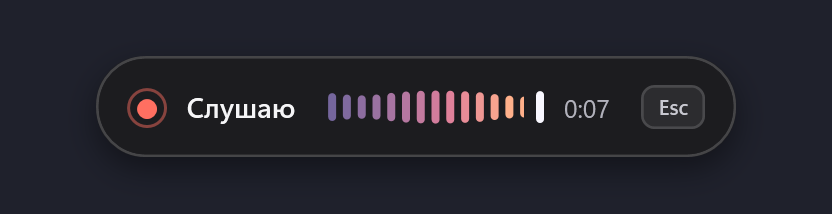
#> input picture docs/assets/product/listening.png, 832 x 214 px
$ python render-github-assets.py
#> lines starting #> are read from the running program, lines starting #| are printed output that depends on the picture; after the words box and inside, x2 and y2 are one past the last pixel; in counts of white or black regions, pixels touching at a corner belong together
"""Render docs/assets/voice-input-product.png from real UI preview captures."""
from __future__ import annotations

from pathlib import Path
from random import Random

from PIL import Image, ImageChops, ImageDraw, ImageFilter, ImageFont

ROOT = Path(__file__).resolve().parents[1]
OUT = ROOT / "docs" / "assets"
OUT.mkdir(parents=True, exist_ok=True)

INK = "#101735"
INDIGO = "#4758D7"
INDIGO_DARK = "#2F3EB6"
SIGNAL = "#CFFAF4"
WHITE = "#F8FAFF"
MUTED = "#AAB5D3"
GRID = "#39436C"
PAPER = "#F3F5FA"
PAPER_INK = "#1C2440"
PAPER_MUTED = "#66708B"
PAPER_LINE = "#D8DDEA"
FONT_DIR = Path("C:/Windows/Fonts")
SANS = FONT_DIR / "bahnschrift.ttf"


def font(size: int) -> ImageFont.FreeTypeFont:
    return ImageFont.truetype(str(SANS), size=size)


def tracking(draw: ImageDraw.ImageDraw, xy: tuple[int, int], text: str, face: ImageFont.FreeTypeFont, fill: str, spacing: int) -> None:
    x, y = xy
    for char in text:
        draw.text((x, y), char, font=face, fill=fill)
        x += int(draw.textlength(char, font=face)) + spacing


# [37 lines left out: functions tracking_width, noise, grid, paste_icon, not called in this run]


WAVE_COLOURS = ["#A99BFF", "#D698D8", "#FF8FB1", "#FFC56D"]


# [18 lines left out: functions waveform, base, not called in this run]


BACKDROP = (31, 33, 44)
# product/settings.png снят в 200 %: до этой строки — шапка, движок распознавания и блок «Распознавание».
SETTINGS_CROP = 1104


def overlay_tile(path: Path, size: tuple[int, int]) -> Image.Image:
    """Снимок оверлея на плитке одного размера: окно оверлея прозрачное, высота зависит от состояния."""
    shot = Image.open(path).convert("RGB")
    tile = Image.new("RGB", (size[0] * 2, size[1] * 2), BACKDROP)
    tile.paste(shot, ((tile.width - shot.width) // 2, (tile.height - shot.height) // 2))
    return tile.resize(size, Image.Resampling.LANCZOS)


def rounded(image: Image.Image, radius: int) -> Image.Image:
    mask = Image.new("L", image.size, 0)
    ImageDraw.Draw(mask).rounded_rectangle((0, 0, image.width - 1, image.height - 1), radius=radius, fill=255)
    result = image.convert("RGBA")
    result.putalpha(mask)
    return result


# [12 lines left out: function fade_bottom, not called in this run]


def render_product_demo() -> None:
    """Настоящий интерфейс 1.2: слева шесть состояний оверлея, справа верх окна настроек с выбором движка."""
    size = (1440, 800)
    im = Image.new("RGB", size, PAPER)
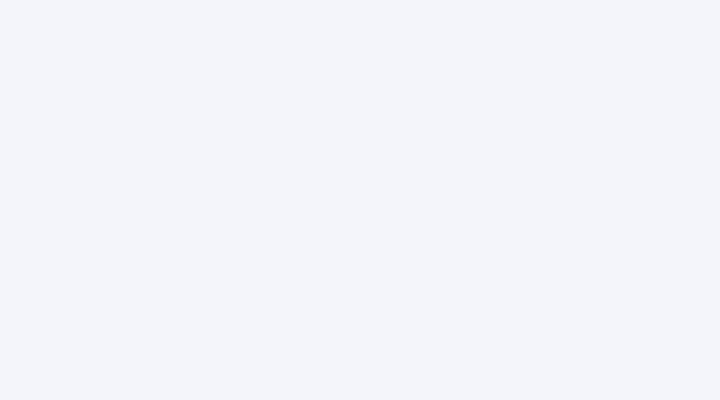
#> im: PIL image 1440x800 RGB (shown at 1/2 size); mean R, G, B 243, 245, 250
    draw = ImageDraw.Draw(im)

    draw.rectangle((0, 0, size[0], 172), fill=INK)
    draw.rectangle((0, 0, 12, size[1]), fill=INDIGO)
    draw.rectangle((12, 0, 16, size[1]), fill=SIGNAL)
    tracking(draw, (74, 38), "VOICE INPUT 1.2 / WINDOWS 10 И 11", font(17), MUTED, 2)
    draw.text((70, 76), "Тихий оверлей и одно небольшое окно настроек.", font=font(46), fill=WHITE)

    product = OUT / "product"
    # Снимки сделаны в 200 %: плитка ровно вдвое меньше, без повторной интерполяции текста.
    tile_w, tile_h = 416, 125
    columns = (70, 510)
    rows = (214, 387, 560)
    cells = [
        ("01 / СЛУШАЮ", "listening.png"),
        ("02 / РАСПОЗНАЮ", "processing.png"),
        ("03 / ВСТАВЛЯЮ ТЕКСТ", "inserting.png"),
        ("04 / ГОТОВО", "success.png"),
        ("05 / НЕ УСЛЫШАЛ", "nospeech.png"),
        ("06 / ОШИБКА ПРОСТЫМИ СЛОВАМИ", "error.png"),
    ]
    im = im.convert("RGBA")
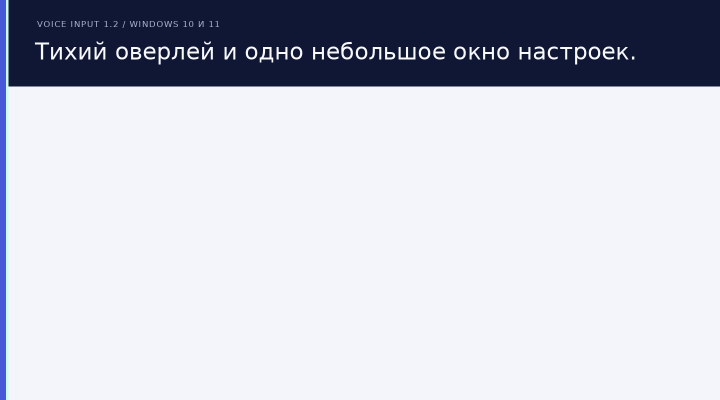
#> im: PIL image 1440x800 RGBA (shown at 1/2 size); mean R, G, B, A 195.3, 198.6, 209.6, 255
    draw = ImageDraw.Draw(im)
    for index, (label, filename) in enumerate(cells):
        x, y = columns[index % 2], rows[index // 2]
        tracking(draw, (x, y), label, font(15), PAPER_MUTED, 2)
        im.alpha_composite(rounded(overlay_tile(product / filename, (tile_w, tile_h)), 12), (x, y + 30))
#> in overlay_tile, `tile = Image.new("RGB", (size[0] * 2, size[1] * 2), BACKDROP)`:
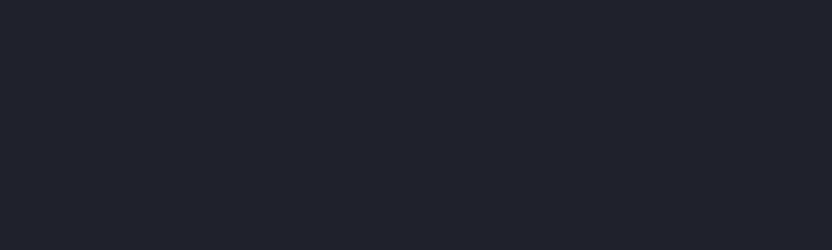
#> tile: PIL image 832x250 RGB; mean R, G, B 31, 33, 44
#> in overlay_tile, `tile.paste(shot, ((tile.width - shot.width) // 2, (tile.height - shot...`:
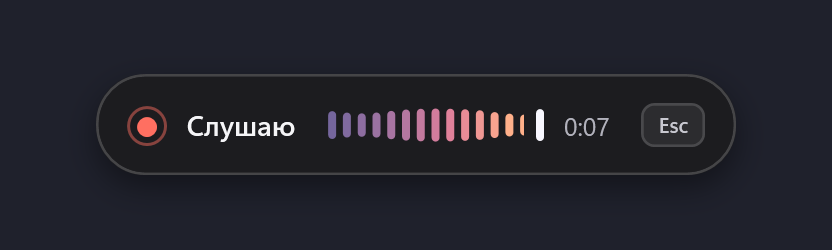
#> tile: PIL image 832x250 RGB; mean R, G, B 34.5, 34.7, 43.3
#> in overlay_tile, `return tile.resize(size, Image.Resampling.LANCZOS)`:
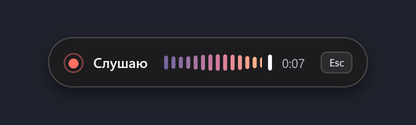
#> returned value: PIL image 416x125 RGB; mean R, G, B 34.5, 34.7, 43.3
#> in rounded, `mask = Image.new("L", image.size, 0)`: mask: PIL image 416x125 L; every value is 0
#> in rounded, `ImageDraw.Draw(mask).rounded_rectangle((0, 0, image.width - 1, image.h..`:
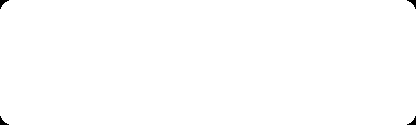
#> mask: PIL image 416x125 L; 99.7% white; 4 black regions, box (x1, y1, x2, y2) and area: (0, 0, 9, 9) 34, (407, 0, 416, 9) 34, (0, 116, 9, 125) 34, (407, 116, 416, 125) 34
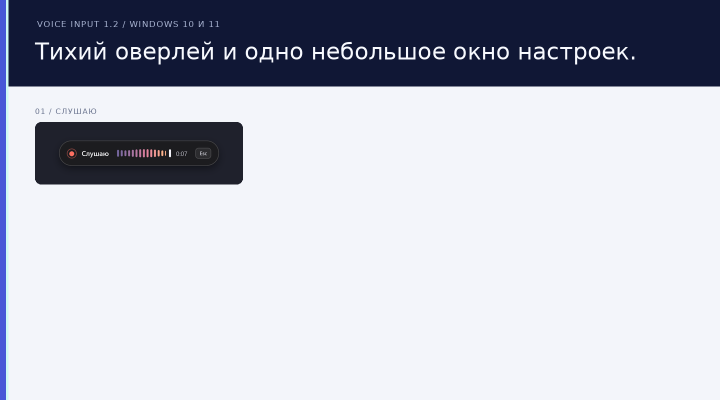
#> im: PIL image 1440x800 RGBA (shown at 1/2 size); mean R, G, B, A 185.9, 189.1, 200.3, 255
#> pass 2 of the loop in render_product_demo, `for index, (label, filename) in enumerate(cells):`:
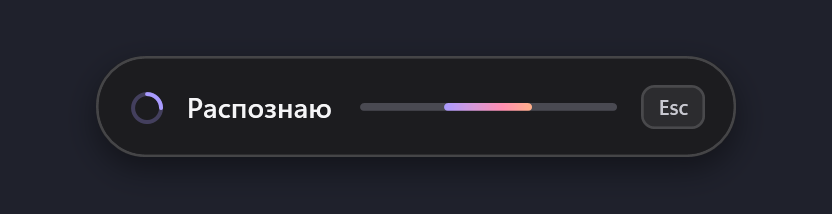
#> input picture docs/assets/product/processing.png, 832 x 214 px
#> in overlay_tile (call 2), `tile.paste(shot, ((tile.width - shot.width) // 2, (tile.height - shot...`:
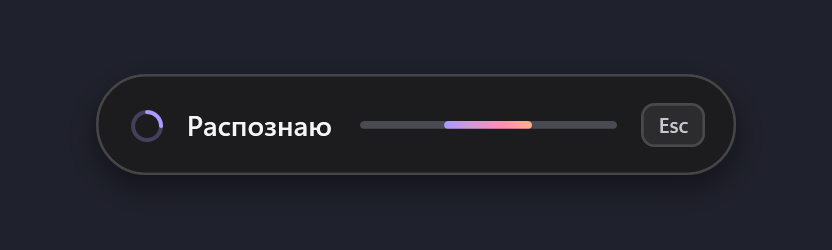
#> tile: PIL image 832x250 RGB; mean R, G, B 32.6, 33.7, 42.3
#> in render_product_demo, `im.alpha_composite(rounded(overlay_tile(product / filename, (tile_w, t..`:
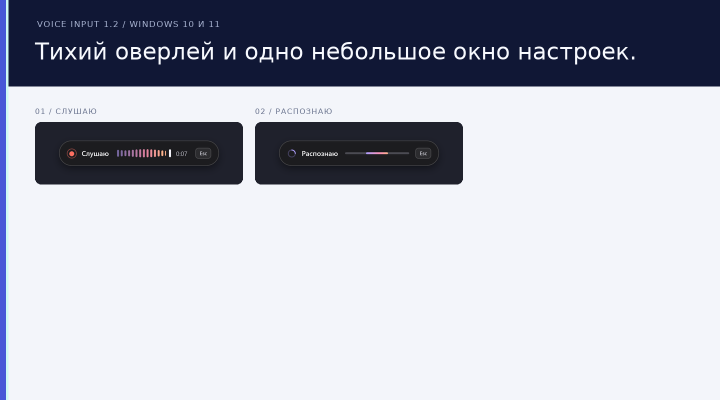
#> im: PIL image 1440x800 RGBA (shown at 1/2 size); mean R, G, B, A 176.3, 179.5, 190.9, 255
#> pass 3 of the loop in render_product_demo, `for index, (label, filename) in enumerate(cells):`:
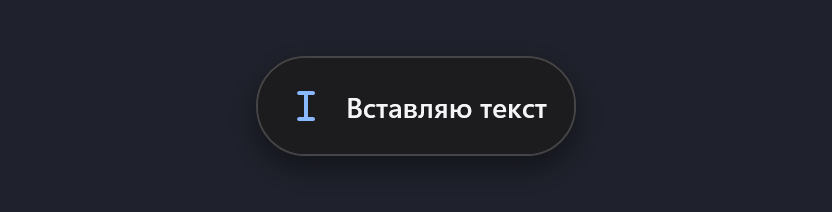
#> input picture docs/assets/product/inserting.png, 832 x 212 px
#> shot: PIL image 832x212 RGB
#> in overlay_tile (call 3), `tile.paste(shot, ((tile.width - shot.width) // 2, (tile.height - shot...`:
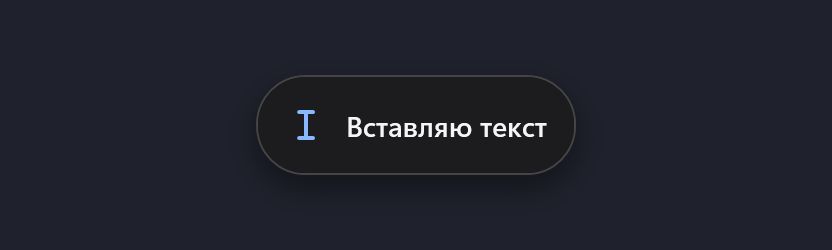
#> tile: PIL image 832x250 RGB; mean R, G, B 32, 33.8, 43.5
#> in render_product_demo, `im.alpha_composite(rounded(overlay_tile(product / filename, (tile_w, t..`:
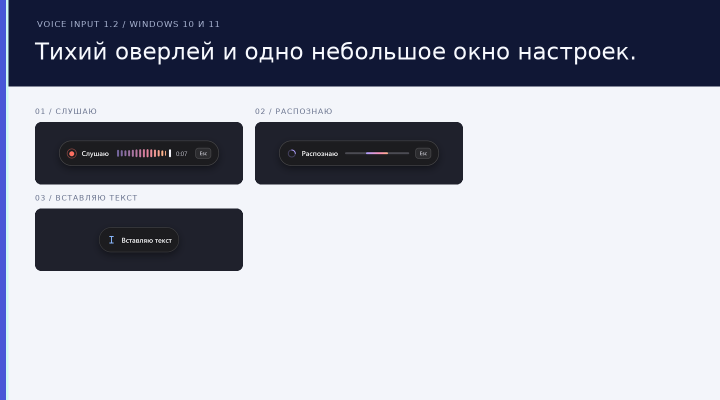
#> im: PIL image 1440x800 RGBA (shown at 1/2 size); mean R, G, B, A 166.8, 169.9, 181.6, 255
#> the loop made 6 passes; the first 3 are shown

    # Окно 1.2 выше окна 1.1: целиком в 471 px его текст стал бы нечитаемым. Берем верх окна —
    # движок распознавания с карточкой модели и блок «Распознавание», — а низ растворяем.
    settings = Image.open(product / "settings.png").convert("RGB")
    settings = settings.crop((0, 0, settings.width, SETTINGS_CROP))
    settings_h = 471
    settings_w = round(settings.width * settings_h / settings.height)
    settings = settings.resize((settings_w, settings_h), Image.Resampling.LANCZOS)
    sx, sy = 1370 - settings_w, 214
    tracking(draw, (sx, sy), "07 / НАСТРОЙКИ", font(15), PAPER_MUTED, 2)
    window = Image.new("RGBA", size, (0, 0, 0, 0))
    shadow = Image.new("RGBA", size, (0, 0, 0, 0))
    ImageDraw.Draw(shadow).rounded_rectangle((sx - 6, sy + 36, sx + settings_w + 6, sy + 40 + settings_h + 24), radius=18, fill=(18, 28, 63, 46))
    window = Image.alpha_composite(window, shadow.filter(ImageFilter.GaussianBlur(14)))
    window.alpha_composite(rounded(settings, 10), (sx, sy + 30))
    window = window.crop((0, 0, size[0], sy + 30 + settings_h))
    window = fade_bottom(window, 38)
    im.alpha_composite(window)
    draw = ImageDraw.Draw(im)

    draw.line((70, 742, 1370, 742), fill=PAPER_LINE, width=2)
    tracking(draw, (70, 760), "ЗАПИСЬ / РАСПОЗНАВАНИЕ / ВСТАВКА", font(16), PAPER_INK, 2)
    footnote = "СНЯТО С НАСТОЯЩИХ ОКОН"
    footnote_x = 1370 - tracking_width(draw, footnote, font(16), 2)
    tracking(draw, (footnote_x, 760), footnote, font(16), PAPER_MUTED, 2)
    im.convert("RGB").save(OUT / "voice-input-product.png", optimize=True, quality=94)


if __name__ == "__main__":
#> (the run stopped early here; a loop or call above may not have finished)
